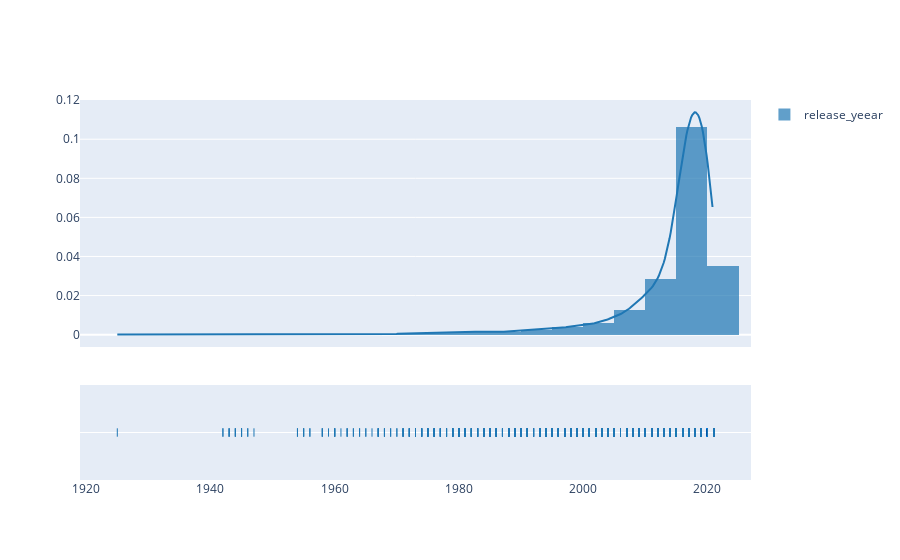

Write notebook code for a chart like this one.
### Code cell
fig = ff.create_distplot([df.release_year],['release_yeear'],bin_size=5)
iplot(fig, filename='Basic Distplot')

#Get also e QQ-plot
fig = plt.figure()
res = stats.probplot(df['release_year'], plot=plt)
plt.show()

### Figure 1 — Plotly figure (JSON) as saved in the notebook; plotly's stock layout.template omitted (floating-point values rounded to 4 significant figures; data arrays with more than 128 entries replaced by an {"elided": "..."} marker saying what was removed)
{"data": [{"autobinx": false, "histnorm": "probability density", "legendgroup": "release_yeear", "marker": {"color": "rgb(31, 119, 180)"}, "name": "release_yeear", "opacity": 0.7, "type": "histogram", "x": {"elided": "8807 int values"}, "xaxis": "x", "xbins": {"end": 2021.0, "size": 5, "start": 1925.0}, "yaxis": "y"}, {"legendgroup": "release_yeear", "marker": {"color": "rgb(31, 119, 180)"}, "mode": "lines", "name": "release_yeear", "showlegend": false, "type": "scatter", "x": {"elided": "500 float values"}, "xaxis": "x", "y": {"elided": "500 float values"}, "yaxis": "y"}, {"legendgroup": "release_yeear", "marker": {"color": "rgb(31, 119, 180)", "symbol": "line-ns-open"}, "mode": "markers", "name": "release_yeear", "showlegend": false, "type": "scatter", "x": {"elided": "8807 int values"}, "xaxis": "x", "y": {"elided": "8807 str values"}, "yaxis": "y2"}], "layout": {"barmode": "overlay", "hovermode": "closest", "legend": {"traceorder": "reversed"}, "xaxis": {"anchor": "y2", "domain": [0.0, 1.0], "zeroline": false}, "yaxis": {"anchor": "free", "domain": [0.35, 1], "position": 0.0}, "yaxis2": {"anchor": "x", "domain": [0, 0.25], "dtick": 1, "showticklabels": false}}}
